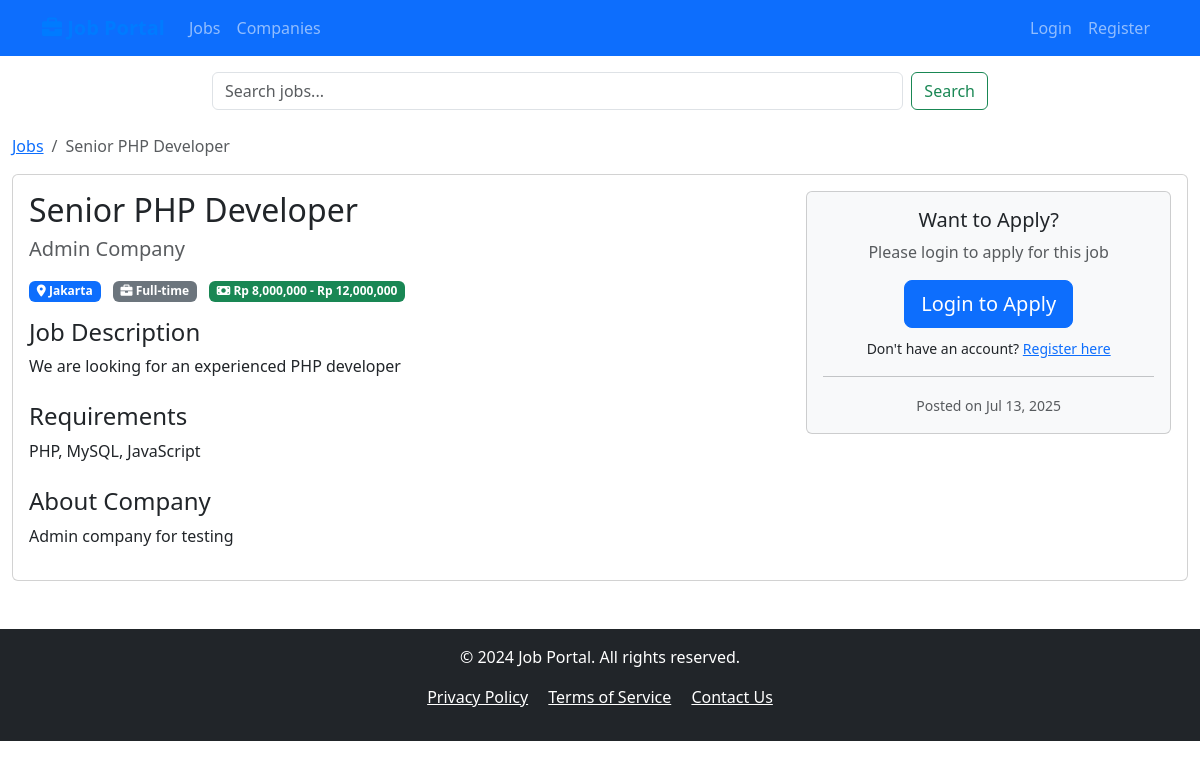
Screenshot of /pages/job-detail.php?id=1 with the database file from the repository.
### tables this page shows
CREATE TABLE `jobs` (
  `id` int NOT NULL AUTO_INCREMENT,
  `company_id` int NOT NULL,
  `title` varchar(255) DEFAULT NULL,
  `description` text,
  `requirements` text,
  `salary_min` decimal(10,2) DEFAULT NULL,
  `salary_max` decimal(10,2) DEFAULT NULL,
  `location` varchar(100) DEFAULT NULL,
  `job_type` enum('full-time','part-time','contract','internship') DEFAULT NULL,
  `status` enum('active','closed') DEFAULT 'active',
  `created_at` timestamp NULL DEFAULT CURRENT_TIMESTAMP,
  `updated_at` timestamp NULL DEFAULT CURRENT_TIMESTAMP ON UPDATE CURRENT_TIMESTAMP,
  PRIMARY KEY (`id`),
  KEY `company_id` (`company_id`),
  CONSTRAINT `jobs_ibfk_1` FOREIGN KEY (`company_id`) REFERENCES `users` (`id`) ON DELETE CASCADE
);

CREATE TABLE `company_profiles` (
  `id` int NOT NULL AUTO_INCREMENT,
  `user_id` int NOT NULL,
  `company_name` varchar(100) DEFAULT NULL,
  `description` text,
  `website` varchar(255) DEFAULT NULL,
  `phone` varchar(20) DEFAULT NULL,
  `address` text,
  `logo` varchar(255) DEFAULT NULL,
  PRIMARY KEY (`id`),
  KEY `user_id` (`user_id`),
  CONSTRAINT `company_profiles_ibfk_1` FOREIGN KEY (`user_id`) REFERENCES `users` (`id`) ON DELETE CASCADE
);

### pages/job-detail.php (the view, shortened to what this page needs)
<?php
require_once '../templates/header.php';
require_once '../templates/nav.php';
$job_id = $_GET['id'] ?? 0;
$db = new Database();
$conn = $db->getConnection();
$query = "SELECT j.*, c.company_name, c.description as company_description, c.website
         FROM jobs j
         JOIN company_profiles c ON j.company_id = c.user_id
         WHERE j.id = $job_id";
$result = $conn->query($query);
$job = $result->fetch(PDO::FETCH_ASSOC);
$already_applied = false;
?>
<div class="container mt-4">
    <nav aria-label="breadcrumb">
        <ol class="breadcrumb">
            <li class="breadcrumb-item"><a href="jobs.php">Jobs</a></li>
            <li class="breadcrumb-item active"><?php echo $job['title']; ?></li>
        </ol>
    </nav>
    <div class="card">
        <div class="card-body">
            <div class="row">
                <div class="col-md-8">
                    <h2><?php echo $job['title']; ?></h2>
                    <h5 class="text-muted mb-3"><?php echo $job['company_name']; ?></h5>
                    <div class="mb-3">
                        <span class="badge bg-primary me-2">
                            <i class="fas fa-map-marker-alt"></i> <?php echo $job['location']; ?>
                        </span>
                        <span class="badge bg-secondary me-2">
                            <i class="fas fa-briefcase"></i> <?php echo ucfirst($job['job_type']); ?>
                        </span>
                        <?php if ($job['salary_min'] && $job['salary_max']): ?>
                            <span class="badge bg-success">
                                <i class="fas fa-money-bill"></i>
                                Rp <?php echo number_format($job['salary_min']); ?> -
                                Rp <?php echo number_format($job['salary_max']); ?>
                            </span>
                        <?php endif; ?>
                    </div>
                    <h4>Job Description</h4>
                    <div class="mb-4"><?php echo $job['description']; ?></div>
                    <h4>Requirements</h4>
                    <div class="mb-4"><?php echo $job['requirements']; ?></div>
                    <h4>About Company</h4>
                    <p><?php echo $job['company_description']; ?></p>
                </div>
                <div class="col-md-4">
                    <div class="card bg-light">
                        <div class="card-body text-center">
                            <?php if (isset($_SESSION['user_id']) && $_SESSION['role'] === 'member'): ?>
                                <?php if ($already_applied): ?>
                                    <div class="alert alert-success">
                                        <i class="fas fa-check-circle"></i> You have already applied for this job
                                    </div>
                                    <a href="member/history.php" class="btn btn-info">View Application Status</a>
                                <?php else: ?>
                                    <h5>Ready to Apply?</h5>
                                    <p class="text-muted">Submit your application now</p>
                                    <a href="member/apply.php?job_id=<?php echo $job['id']; ?>" class="btn btn-success btn-lg">
                                        <i class="fas fa-paper-plane"></i> Apply Now
                                    </a>
                                <?php endif; ?>
                            <?php else: ?>
                                <h5>Want to Apply?</h5>
                                <p class="text-muted">Please login to apply for this job</p>
                                <a href="auth/login.php" class="btn btn-primary btn-lg">Login to Apply</a>
                                <p class="mt-2">
                                    <small>Don't have an account? <a href="auth/register.php">Register here</a></small>
                                </p>
                            <?php endif; ?>
                            <hr>
                            <small class="text-muted">
                                Posted on <?php echo date('M d, Y', strtotime($job['created_at'])); ?>
                            </small>
                        </div>
                    </div>
                </div>
            </div>
        </div>
    </div>
</div>
<?php require_once '../templates/footer.php'; ?>

### rows the page displays
jobs: title "Senior PHP Developer", company_profiles.company_name "Admin Company", location "Jakarta", job_type "Full-time", salary_min "8,000,000", salary_max "12,000,000", description "We are looking for an experienced PHP developer", requirements "PHP, MySQL, JavaScript", company_profiles.description "Admin company for testing", created_at "Jul 13, 2025"
